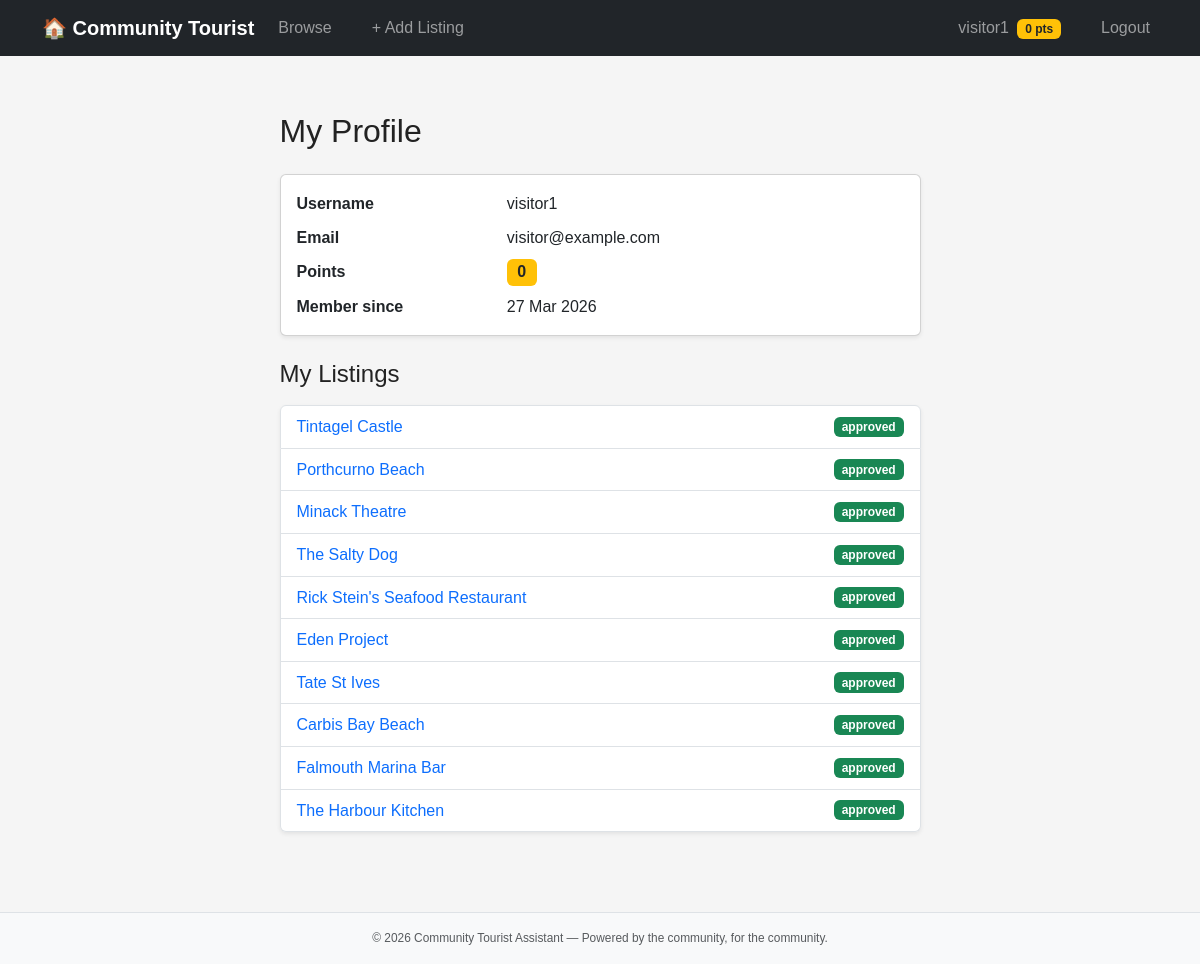
Page /auth/profile (signed in) on the committed database.
### app/models.py (models this page shows, shortened)
class User(UserMixin, db.Model):
    __tablename__ = "users"
    id = db.Column(db.Integer, primary_key=True)
    username = db.Column(db.String(64), unique=True, nullable=False)
    email = db.Column(db.String(120), unique=True, nullable=False)
    password_hash = db.Column(db.String(256), nullable=False)
    is_admin = db.Column(db.Boolean, default=False)
    points = db.Column(db.Integer, default=0)
    created_at = db.Column(db.DateTime, default=datetime.utcnow)
    listings = db.relationship("Listing", backref="author", lazy=True)
    ratings = db.relationship("Rating", backref="user", lazy=True)

class Listing(db.Model):
    __tablename__ = "listings"
    id = db.Column(db.Integer, primary_key=True)
    title = db.Column(db.String(140), nullable=False)
    description = db.Column(db.Text, nullable=False)
    category_id = db.Column(db.Integer, db.ForeignKey("categories.id"), nullable=False)
    user_id = db.Column(db.Integer, db.ForeignKey("users.id"), nullable=False)
    status = db.Column(db.String(20), default="pending")  # pending | approved | rejected
    avg_rating = db.Column(db.Float, default=0.0)
    created_at = db.Column(db.DateTime, default=datetime.utcnow)
    ratings = db.relationship("Rating", backref="listing", lazy=True)

### app/routes/auth.py (the view)
@auth_bp.route("/profile")
@login_required
def profile():
    return render_template("auth/profile.html", title="My Profile")

### app/routes/auth.py (called while the page is built)
@login_manager.user_loader
def load_user(user_id):
    return User.query.get(int(user_id))

### app/templates/auth/profile.html
{% extends "base.html" %}
{% block content %}
<div class="row justify-content-center">
    <div class="col-lg-7">
        <h2 class="mb-4">My Profile</h2>
        <div class="card shadow-sm mb-4">
            <div class="card-body">
                <dl class="row mb-0">
                    <dt class="col-sm-4">Username</dt>
                    <dd class="col-sm-8">{{ current_user.username }}</dd>
                    <dt class="col-sm-4">Email</dt>
                    <dd class="col-sm-8">{{ current_user.email }}</dd>
                    <dt class="col-sm-4">Points</dt>
                    <dd class="col-sm-8">
                        <span class="badge bg-warning text-dark fs-6">{{ current_user.points }}</span>
                    </dd>
                    <dt class="col-sm-4">Member since</dt>
                    <dd class="col-sm-8 mb-0">{{ current_user.created_at.strftime('%d %b %Y') }}</dd>
                </dl>
            </div>
        </div>
        <h4 class="mb-3">My Listings</h4>
        {% if current_user.listings %}
        <ul class="list-group shadow-sm">
            {% for listing in current_user.listings %}
            <li class="list-group-item d-flex justify-content-between align-items-center">
                <a href="{{ url_for('listings.detail', listing_id=listing.id) }}"
                   class="text-decoration-none">{{ listing.title }}</a>
                <span class="badge
                    {% if listing.status == 'approved' %}bg-success
                    {% elif listing.status == 'pending' %}bg-warning text-dark
                    {% else %}bg-danger{% endif %}">
                    {{ listing.status }}
                </span>
            </li>
            {% endfor %}
        </ul>
        {% else %}
        <p class="text-muted">
            You haven't added any listings yet.
            <a href="{{ url_for('listings.add') }}">Add one now!</a>
        </p>
        {% endif %}
    </div>
</div>
{% endblock %}

### app/templates/base.html (shortened to what this page needs)
<!DOCTYPE html>
<html lang="en">
<head>
    <link href="https://cdn.jsdelivr.net/npm/bootstrap@5.3.3/dist/css/bootstrap.min.css" rel="stylesheet">
    <link rel="stylesheet" href="{{ url_for('static', filename='style.css') }}">
</head>
<body>
<nav class="navbar navbar-expand-lg navbar-dark bg-dark">
    <div class="container">
        <a class="navbar-brand fw-bold" href="{{ url_for('listings.index') }}">&#127968; Community Tourist</a>
        <div class="collapse navbar-collapse" id="mainNav">
            <ul class="navbar-nav me-auto mb-2 mb-lg-0">
                <li class="nav-item">
                    <a class="nav-link" href="{{ url_for('listings.index') }}">Browse</a>
                </li>
                {% if current_user.is_authenticated %}
                <li class="nav-item">
                    <a class="nav-link" href="{{ url_for('listings.add') }}">+ Add Listing</a>
                </li>
                {% endif %}
            </ul>
            <ul class="navbar-nav">
                {% if current_user.is_authenticated %}
                <li class="nav-item">
                    <a class="nav-link" href="{{ url_for('auth.profile') }}">
                        {{ current_user.username }}
                        <span class="badge bg-warning text-dark ms-1">{{ current_user.points }} pts</span>
                    </a>
                </li>
                <li class="nav-item">
                    <a class="nav-link" href="{{ url_for('auth.logout') }}">Logout</a>
                </li>
                {% endif %}
            </ul>
        </div>
    </div>
</nav>
<main class="container mt-4 mb-5">
    {% block content %}{% endblock %}
</main>
<footer class="py-3 bg-light border-top mt-auto">
    <div class="container text-center text-muted small">
        &copy; 2026 Community Tourist Assistant &mdash; Powered by the community, for the community.
    </div>
</footer>
</body>
</html>

### app/static/style.css (style rules this page uses)
* { box-sizing: border-box; margin: 0; padding: 0; }
body { font-family: sans-serif; font-size: 16px; line-height: 1.6; color: #222; background: #f5f5f5; display: flex; flex-direction: column; min-height: 100vh; }
nav { display: flex; align-items: center; justify-content: space-between; height: 56px; }
nav ul { list-style: none; display: flex; gap: 1.5rem; }
nav ul a { color: #ccc; text-decoration: none; }
main { flex: 1; padding: 2rem 1.5rem; max-width: 900px; width: 100%; margin: 0 auto; }
footer { text-align: center; padding: 1rem; font-size: 0.85rem; color: #888; border-top: 1px solid #ddd; background: #fff; }

### rows in the picture
User: username "visitor1", points "0", email "visitor@example.com", created_at "27 Mar 2026"
Listing: title "Tintagel Castle", status "approved"
Listing: title "Porthcurno Beach", status "approved"
Listing: title "Minack Theatre", status "approved"
Listing: title "The Salty Dog", status "approved"
Listing: title "Rick Stein's Seafood Restaurant", status "approved"
Listing: title "Eden Project", status "approved"
Listing: title "Tate St Ives", status "approved"
Listing: title "Carbis Bay Beach", status "approved"
Listing: title "Falmouth Marina Bar", status "approved"
Listing: title "The Harbour Kitchen", status "approved"
